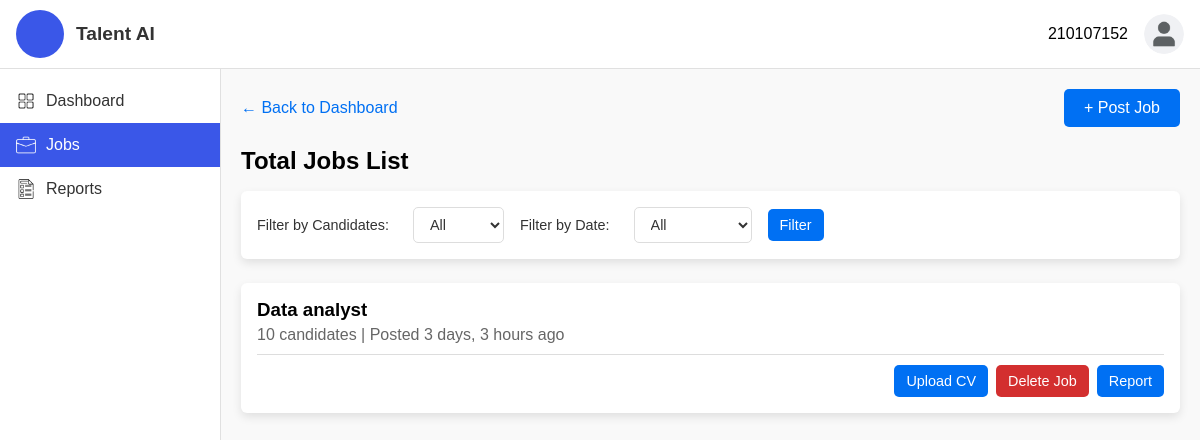
Screenshot of /jobs/jobs-list/ (signed in) with the database file from the repository.
### account/models.py (models this page shows)
class Job(models.Model):
    EMPLOYMENT_TYPE_CHOICES = [
        ('full-time', 'Full-Time'),
        ('part-time', 'Part-Time'),
        ('online', 'Online'),
    ]
    EXPERIENCE_LEVEL_CHOICES = [
        ('entry', 'Entry (0-1 years)'),
        ('mid', 'Mid (1-3 years)'),
        ('senior', 'Senior (3+ years)'),
    ]
    employer = models.ForeignKey(User, on_delete=models.CASCADE)
    job_title = models.CharField(max_length=200)
    location = models.CharField(max_length=100)
    experience_level = models.CharField(max_length=20, choices=EXPERIENCE_LEVEL_CHOICES)
    employment_type = models.CharField(max_length=20, choices=EMPLOYMENT_TYPE_CHOICES)
    requirements = models.TextField()
    skills = models.TextField()
    responsibilities = models.TextField()
    job_description = models.TextField()
    posted_at = models.DateTimeField(auto_now_add=True)
    embedded_details = models.JSONField(default=dict, blank=True, null=True)
    def __str__(self):
        return self.job_title

### jobs/views.py (the view)
# urls.py: path('jobs-list/', views.jobs_list, name='jobs_list'),
@login_required
def jobs_list(request):
    jobs_qs = Job.objects.filter(employer=request.user).order_by('-posted_at')
    candidate_filter = request.GET.get('candidate_filter', '')
    if candidate_filter == '0-10':
        jobs_qs = [job for job in jobs_qs if job.resumes.count() <= 10]
    elif candidate_filter == '10-50':
        jobs_qs = [job for job in jobs_qs if 10 < job.resumes.count() <= 50]
    elif candidate_filter == '50plus':
        jobs_qs = [job for job in jobs_qs if job.resumes.count() > 50]
    date_filter = request.GET.get('date_filter', '')
    now = timezone.localtime(timezone.now())
    if date_filter == 'today':
        day_ago = now - timezone.timedelta(days=1)
        jobs_qs = [job for job in jobs_qs if job.posted_at >= day_ago]
    elif date_filter == 'week':
        week_ago = now - timezone.timedelta(days=7)
        jobs_qs = [job for job in jobs_qs if job.posted_at >= week_ago]
    elif date_filter == 'month':
        month_ago = now - timezone.timedelta(days=30)
        jobs_qs = [job for job in jobs_qs if job.posted_at >= month_ago]
    jobs = []
    for job in jobs_qs:
        jobs.append((job,len(job.resumes.all())))
    print(jobs)
    return render(request,'jobs/jobs_list.html',{'jobs': jobs, 'active_page':'jobs'})

### jobs/templates/jobs/jobs_list.html (shortened to what this page needs)
{% extends "base.html" %}
{% load static %}
{% block extra_css %}
<link rel="stylesheet" href="{% static 'css/jobs_list.css' %}">
{% endblock %}
{% block content %}
<div class="container_jobs">
  <div class="header_jobs">
      <a href="{% url 'dashboard' %}" class="backLink">&larr; Back to Dashboard</a>
      <button class="postJobBtn" ><a href="{% url 'post_job' %}?next=jobs" style="text-decoration: none; color: white;">+ Post Job</a></button>
  </div>
  <h2 class="title">Total Jobs List</h2>
  <form method="get" class="filter-form">
    <label for="candidate_filter">Filter by Candidates:</label>
    <select name="candidate_filter" id="candidate_filter">
      <option value="">All</option>
    </select>
    <label for="date_filter">Filter by Date:</label>
    <select name="date_filter" id="date_filter">
      <option value="">All</option>
    </select>
    <button type="submit" class="btn btn-link">Filter</button>
  </form>
  <div id="jobsList">
      {% for job, resumes in jobs %}
      <div class="jobCard">
          <div class="jobInfo" >
              <h3>{{ job.job_title }}</h3>
              <p>{{ resumes }} candidate{{ resumes|pluralize }} | Posted {{ job.posted_at|timesince }} ago</p>
          </div>
          <div class="jobActions">
              <button class="uploadCvBtn"><a href="{% url 'upload_resumes' job_id=job.id %}?next=jobs" style="text-decoration: none; color: white;">Upload CV</a></button>
              <button class="deleteBtn"><a href="{% url 'jobs:delete_job' job.id %}" onclick="return confirm('Are you sure you want to delete this job?');"
                style="text-decoration: none;color: white;">Delete Job</a></button>
              <button class="reportBtn"><a href="{% url 'candidates:job_posts' job_id=job.id %}" style="text-decoration: none; color: white;">Report</a></button>
          </div>
      </div>
      {% empty %}
      <div class="jobCard">
        <div class="jobInfo" >
            <h3>No jobs found</h3>
        </div>
      </div>
      {% endfor %}
  </div>
</div>
{% endblock %}

### account/templates/base.html (shortened to what this page needs)
{% load static %}
<!DOCTYPE html>
<html lang="en">
<head>
    <link rel="stylesheet" href="https://cdnjs.cloudflare.com/ajax/libs/font-awesome/6.0.0-beta3/css/all.min.css">
    <link rel="stylesheet" href="{% static 'css/base.css' %}">
    {% block extra_css %}{% endblock %}
</head>
<body>
    <header class="header">
        <div class="toolbar">
            <div class="brandSection">
                <div class="brandAvatar"></div>
                <span class="logo">Talent AI</span>
            </div>
            <div class="userSection" id="userSection">
                <span id="userName">{{ user }}</span>
                <button class="userAvatarBtn" id="menuToggle">
                    <div class="userAvatar" style="background-image: url('{% static 'images/profile.png' %}');"></div>
                </button>
            </div>
        </div>
      </header>
    <div class="wrapper">
    <aside class="aside">
        <nav>
            <ul class="menu">
                <a href="{% url 'dashboard' %}" class="sidebar_a">
                    <li class="menuItemlink {% if active_page == 'dashboard' %}activeLink{% endif %}" >
                        <img src="{% static 'images/dashboard.png' %}" class="menuIcon" alt="Dashboard Icon">
                        <span>Dashboard</span>
                    </li>
                </a>
                <a href="{% url 'jobs:jobs_list' %}" class="sidebar_a">
                    <li class="menuItemlink {% if active_page == 'jobs' %}activeLink{% endif %}" >
                        <img src="{% static 'images/jobs.png' %}" class="menuIcon" alt="Jobs Icon">
                        <span>Jobs</span>
                    </li>
                </a>
                <a href="{% url 'reports:jobs_report' %}" class="sidebar_a">
                    <li class="menuItemlink {% if active_page == 'reports' %}activeLink{% endif %}">
                        <img src="{% static 'images/report.png' %}" class="menuIcon" alt="Reports Icon">
                        <span>Reports</span>
                    </li>
                </a>
            </ul>
        </nav>
    </aside>
    <div id="content">
        {% block content %}
        {% endblock %}
    </div>
    </div>
</body>
</html>

### account/static/css/base.css (style rules this page uses)
body { margin: 0; font-family: Arial, sans-serif; }
.aside { width: 220px; background-color: #fff; border-right: 1px solid #e0e0e0; min-height: calc(100vh - 64px); padding-top: 10px; }
.menu { list-style: none; padding: 0; margin: 0; }
.menuItemlink { display: flex; align-items: center; padding: 12px 16px; font-size: 1rem; cursor: pointer; transition: background 0.3s; gap: 10px; }
.menuIcon { width: 20px; height: 20px; }
.activeLink { background-color: #3a57e8; color: #fff; }
.activeLink .menuIcon { filter: brightness(0) invert(1); }
.header { background-color: #fff; border-bottom: 1px solid #e0e0e0; padding: 10px 0; }
.toolbar { display: flex; justify-content: space-between; align-items: center; padding: 0 1rem; min-height: 45px; }
.brandSection { display: flex; align-items: center; gap: 0.75rem; }
.brandAvatar { background-color: #3a57e8; width: 48px; height: 48px; border-radius: 50%; }
.logo { color: #333; font-weight: 600; font-size: 1.2rem; }
.userSection { display: flex; align-items: center; gap: 1rem; position: relative; }
.userAvatarBtn { background: none; border: none; cursor: pointer; padding: 0; }
.userAvatar { width: 40px; height: 40px; border-radius: 50%; background-size: cover; background-position: center; }
.wrapper { display: flex; }
#content { flex: 1; }
.sidebar_a { text-decoration: none; color: #333; }

### jobs/static/css/jobs_list.css (style rules this page uses)
body { margin: 0; font-family: Arial, sans-serif; background-color: #f9f9f9; }
.container_jobs { padding: 20px; background-color: #f9f9f9; min-height: 100vh; }
.header_jobs { display: flex; justify-content: space-between; align-items: center; margin-bottom: 1rem; }
.backLink { text-decoration: none; color: #0070f3; font-weight: 500; font-size: 1rem; }
.postJobBtn { background-color: #0070f3; color: white; font-size: 1rem; padding: 10px 20px; border: none; border-radius: 5px; cursor: pointer; }
.title { margin-bottom: 1rem; font-size: 1.5rem; }
.jobCard { background: white; padding: 1rem; border-radius: 6px; margin-bottom: 1rem; box-shadow: 0px 4px 10px rgba(0, 0, 0, 0.1); }
.jobInfo { padding-bottom: 10px; border-bottom: 1px solid #ddd; }
.jobInfo h3 { margin: 0 0 0.3rem; }
.jobInfo p { margin: 0; color: #666; }
.jobActions { display: flex; justify-content: flex-end; gap: 0.5rem; margin-top: 10px; }
.uploadCvBtn, .reportBtn { background-color: #0070f3; color: white; font-size: 0.9rem; padding: 8px 12px; border: none; border-radius: 5px; cursor: pointer; }
.deleteBtn { background-color: #d32f2f; color: white; font-size: 0.9rem; padding: 8px 12px; border: none; border-radius: 5px; cursor: pointer; }
.filter-form { display: flex; align-items: center; gap: 1rem; margin-bottom: 1.5rem; padding: 1rem; background: white; border-radius: 6px; box-shadow: 0px 4px 10px rgba(0, 0, 0, 0.1); }
.filter-form label { font-size: 0.9rem; color: #333; margin-right: 0.5rem; }
.filter-form select { padding: 8px 12px; font-size: 0.9rem; border: 1px solid #ddd; border-radius: 5px; background-color: white; color: #333; cursor: pointer; }
.filter-form button { background-color: #0070f3; color: white; font-size: 0.9rem; padding: 8px 12px; border: none; border-radius: 5px; cursor: pointer; }

### rows the page displays
Job: job_title "Data analyst", resumes "10", posted_at "3 days, 3 hours"

### other values shown
{{ user }} "210107152"
